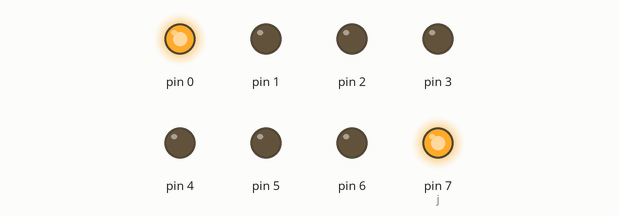
Recording of a sketch running on a simulated Arduino Uno, built with avr-gcc and run on an emulated ATmega328P. Shown: output pins drawn as LEDs (lit = HIGH).

Above: at 0.2 s.
At 1.7 s:
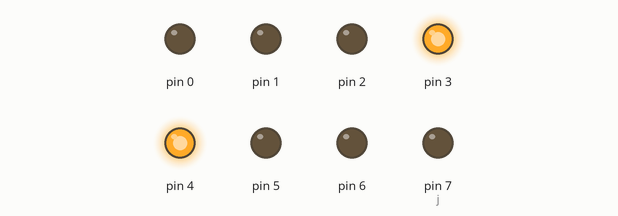
At 2.2 s:
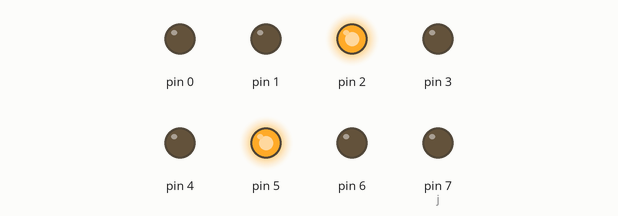
At 3.7 s:
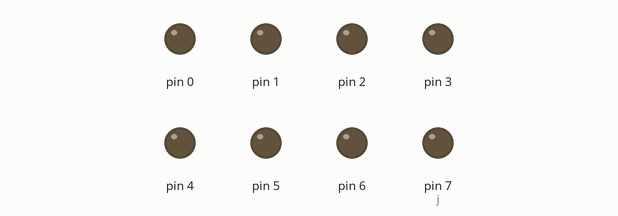
At 4.7 s:
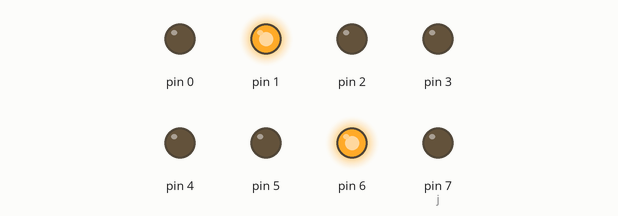
Timing chart, 0 to 5.2 s (numbered marks = the images above):
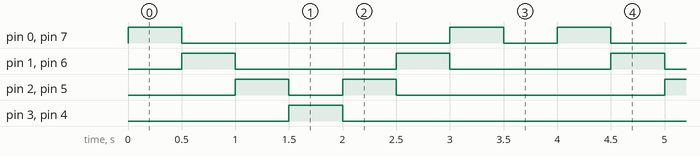

The sketch:

7_2_led_wave_bounce.ino
```cpp
void setup() {
  pinMode(0, OUTPUT);
  pinMode(1, OUTPUT);
  pinMode(2, OUTPUT);
  pinMode(3, OUTPUT);
  pinMode(4, OUTPUT);
  pinMode(5, OUTPUT);
  pinMode(6, OUTPUT);
  pinMode(7, OUTPUT);

}

void loop() {
  for(int i= 0; i < 4; i++)
  {
    int j =7;
    digitalWrite(i, HIGH);
    digitalWrite(j-i, HIGH);
    delay(500);
    digitalWrite(i, LOW);
    digitalWrite(j-i, LOW);
  }
  for(int i = 3; i >= 0; i--)
  {
    int j =7;
    digitalWrite(i, LOW);
    digitalWrite(i-1, HIGH);
    digitalWrite(j-i, LOW);
    digitalWrite(j-i+1, HIGH);
    delay(500);
  }
}
```

Measured:
- by itself, pin 0, pin 7 (j): repeats every 4.0 s: LOW 2.5 s, HIGH 0.50 s, LOW 0.50 s, HIGH 0.50 s
- by itself, pin 1, pin 6: alternates HIGH for 0.50 s and LOW for 1.5 s
- by itself, pin 2, pin 5: repeats every 4.0 s: LOW 0.50 s, HIGH 0.50 s, LOW 2.5 s, HIGH 0.50 s
- by itself, pin 3, pin 4: alternates HIGH for 0.50 s and LOW for 3.5 s
